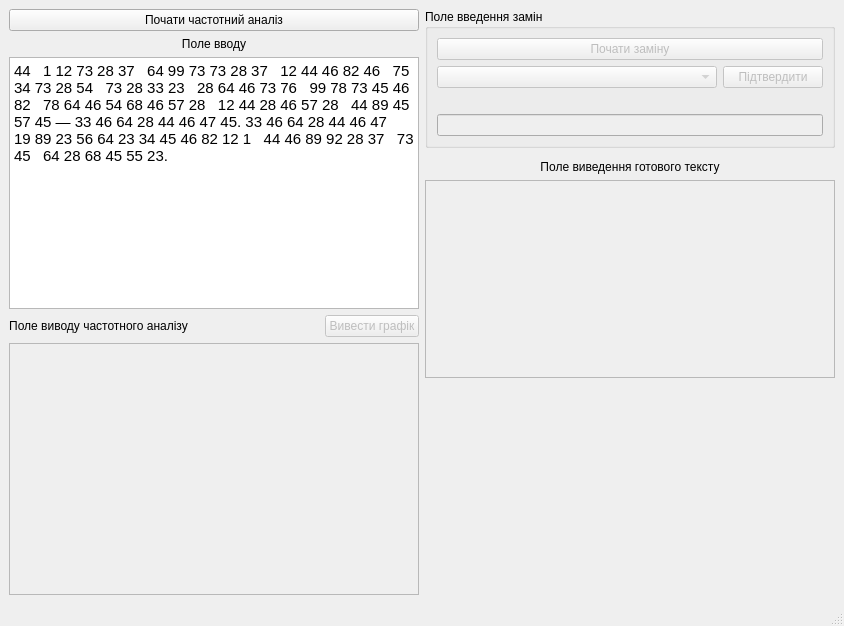
<?xml version="1.0" encoding="UTF-8"?>
<ui version="4.0">
 <class>MainWindow</class>
 <widget class="QMainWindow" name="MainWindow">
  <property name="geometry">
   <rect>
    <x>0</x>
    <y>0</y>
    <width>844</width>
    <height>626</height>
   </rect>
  </property>
  <property name="windowTitle">
   <string>MainWindow</string>
  </property>
  <widget class="QWidget" name="centralwidget">
   <layout class="QGridLayout" name="gridLayout_2">
    <item row="4" column="1">
     <widget class="QTextEdit" name="textEdit_2">
      <property name="enabled">
       <bool>false</bool>
      </property>
     </widget>
    </item>
    <item row="0" column="0" rowspan="7">
     <layout class="QVBoxLayout" name="verticalLayout_2">
      <item>
       <widget class="QPushButton" name="pushButton">
        <property name="text">
         <string>Почати частотний аналіз</string>
        </property>
       </widget>
      </item>
      <item>
       <widget class="QLabel" name="label">
        <property name="text">
         <string>Поле вводу</string>
        </property>
        <property name="alignment">
         <set>Qt::AlignCenter</set>
        </property>
       </widget>
      </item>
      <item>
       <widget class="QTextEdit" name="textEdit">
        <property name="html">
         <string>&lt;!DOCTYPE HTML PUBLIC &quot;-//W3C//DTD HTML 4.0//EN&quot; &quot;http://www.w3.org/TR/REC-html40/strict.dtd&quot;&gt;
&lt;html&gt;&lt;head&gt;&lt;meta name=&quot;qrichtext&quot; content=&quot;1&quot; /&gt;&lt;meta charset=&quot;utf-8&quot; /&gt;&lt;style type=&quot;text/css&quot;&gt;
p, li { white-space: pre-wrap; }
&lt;/style&gt;&lt;/head&gt;&lt;body style=&quot; font-family:'Segoe UI'; font-size:9pt; font-weight:400; font-style:normal;&quot;&gt;
&lt;p style=&quot; margin-top:0px; margin-bottom:0px; margin-left:0px; margin-right:0px; -qt-block-indent:0; text-indent:0px;&quot;&gt;&lt;span style=&quot; font-family:'Helvetica','sans-serif'; font-size:11pt; color:#000000;&quot;&gt;44   1 12 73 28 37   64 99 73 73 28 37   12 44 46 82 46   75 34 73 28 54   73 28 33 23   28 64 46 73 76   99 78 73 45 46 82   78 64 46 54 68 46 57 28   12 44 28 46 57 28   44 89 45 57 45 — 33 46 64 28 44 46 47 45. 33 46 64 28 44 46 47   19 89 23 56 64 23 34 45 46 82 12 1   44 46 89 92 28 37   73 45   64 28 68 45 55 23.&lt;/span&gt; &lt;/p&gt;&lt;/body&gt;&lt;/html&gt;</string>
        </property>
       </widget>
      </item>
      <item>
       <layout class="QHBoxLayout" name="horizontalLayout_3">
        <item>
         <widget class="QLabel" name="label_2">
          <property name="text">
           <string>Поле виводу частотного аналізу</string>
          </property>
          <property name="alignment">
           <set>Qt::AlignCenter</set>
          </property>
         </widget>
        </item>
        <item>
         <spacer name="horizontalSpacer">
          <property name="orientation">
           <enum>Qt::Horizontal</enum>
          </property>
          <property name="sizeHint" stdset="0">
           <size>
            <width>40</width>
            <height>20</height>
           </size>
          </property>
         </spacer>
        </item>
        <item>
         <widget class="QPushButton" name="pushButton_4">
          <property name="enabled">
           <bool>false</bool>
          </property>
          <property name="text">
           <string>Вивести графік</string>
          </property>
         </widget>
        </item>
       </layout>
      </item>
      <item>
       <widget class="QTextEdit" name="textEdit_3">
        <property name="enabled">
         <bool>false</bool>
        </property>
       </widget>
      </item>
     </layout>
    </item>
    <item row="5" column="1">
     <spacer name="verticalSpacer">
      <property name="orientation">
       <enum>Qt::Vertical</enum>
      </property>
      <property name="sizeHint" stdset="0">
       <size>
        <width>20</width>
        <height>220</height>
       </size>
      </property>
     </spacer>
    </item>
    <item row="3" column="1">
     <widget class="QLabel" name="label_5">
      <property name="enabled">
       <bool>true</bool>
      </property>
      <property name="text">
       <string>Поле виведення готового тексту</string>
      </property>
      <property name="alignment">
       <set>Qt::AlignCenter</set>
      </property>
     </widget>
    </item>
    <item row="0" column="1" rowspan="2">
     <widget class="QGroupBox" name="groupBox">
      <property name="title">
       <string>Поле введення замін</string>
      </property>
      <layout class="QGridLayout" name="gridLayout">
       <item row="0" column="0">
        <widget class="QPushButton" name="pushButton_2">
         <property name="enabled">
          <bool>false</bool>
         </property>
         <property name="text">
          <string>Почати заміну</string>
         </property>
        </widget>
       </item>
       <item row="3" column="0">
        <widget class="QLineEdit" name="lineEdit">
         <property name="enabled">
          <bool>false</bool>
         </property>
         <property name="clearButtonEnabled">
          <bool>false</bool>
         </property>
        </widget>
       </item>
       <item row="1" column="0">
        <layout class="QHBoxLayout" name="horizontalLayout_2">
         <item>
          <widget class="QComboBox" name="comboBox">
           <property name="enabled">
            <bool>false</bool>
           </property>
          </widget>
         </item>
         <item>
          <widget class="QPushButton" name="pushButton_3">
           <property name="enabled">
            <bool>false</bool>
           </property>
           <property name="maximumSize">
            <size>
             <width>100</width>
             <height>16777215</height>
            </size>
           </property>
           <property name="baseSize">
            <size>
             <width>60</width>
             <height>0</height>
            </size>
           </property>
           <property name="text">
            <string>Підтвердити</string>
           </property>
          </widget>
         </item>
        </layout>
       </item>
       <item row="2" column="0">
        <widget class="QLabel" name="label_4">
         <property name="text">
          <string/>
         </property>
        </widget>
       </item>
      </layout>
     </widget>
    </item>
   </layout>
  </widget>
  <widget class="QMenuBar" name="menubar">
   <property name="geometry">
    <rect>
     <x>0</x>
     <y>0</y>
     <width>844</width>
     <height>21</height>
    </rect>
   </property>
  </widget>
  <widget class="QStatusBar" name="statusbar"/>
 </widget>
 <resources/>
 <connections/>
</ui>
